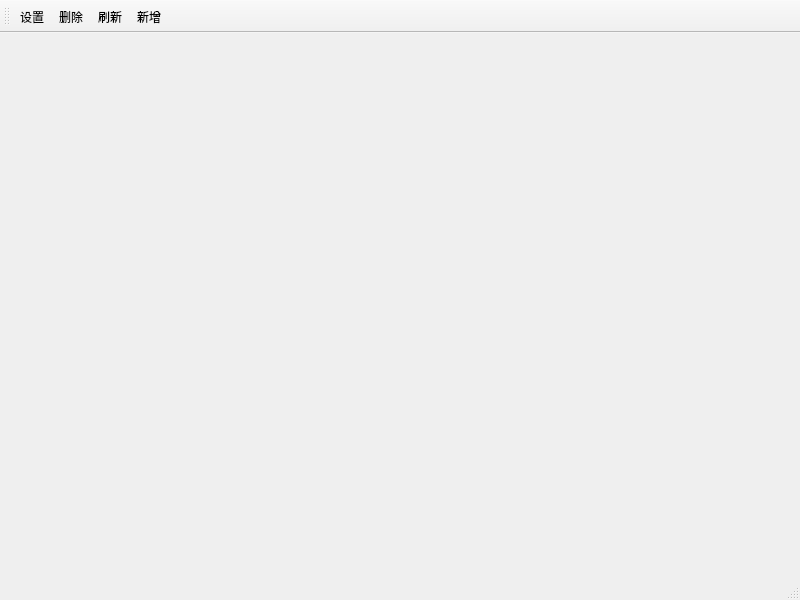
<?xml version="1.0" encoding="UTF-8"?>
<ui version="4.0">
 <class>MainWindow</class>
 <widget class="QMainWindow" name="MainWindow">
  <property name="geometry">
   <rect>
    <x>0</x>
    <y>0</y>
    <width>800</width>
    <height>600</height>
   </rect>
  </property>
  <property name="windowTitle">
   <string>MainWindow</string>
  </property>
  <widget class="QWidget" name="centralwidget"/>
  <widget class="QStatusBar" name="statusbar"/>
  <widget class="QToolBar" name="toolBar">
   <property name="windowTitle">
    <string>toolBar</string>
   </property>
   <attribute name="toolBarArea">
    <enum>TopToolBarArea</enum>
   </attribute>
   <attribute name="toolBarBreak">
    <bool>false</bool>
   </attribute>
   <addaction name="setting_action"/>
   <addaction name="del_action"/>
   <addaction name="refresh_action"/>
   <addaction name="add_action"/>
  </widget>
  <action name="setting_action">
   <property name="text">
    <string>设置</string>
   </property>
  </action>
  <action name="add_action">
   <property name="text">
    <string>新增</string>
   </property>
  </action>
  <action name="refresh_action">
   <property name="text">
    <string>刷新</string>
   </property>
  </action>
  <action name="del_action">
   <property name="text">
    <string>删除</string>
   </property>
  </action>
 </widget>
 <resources/>
 <connections/>
</ui>
